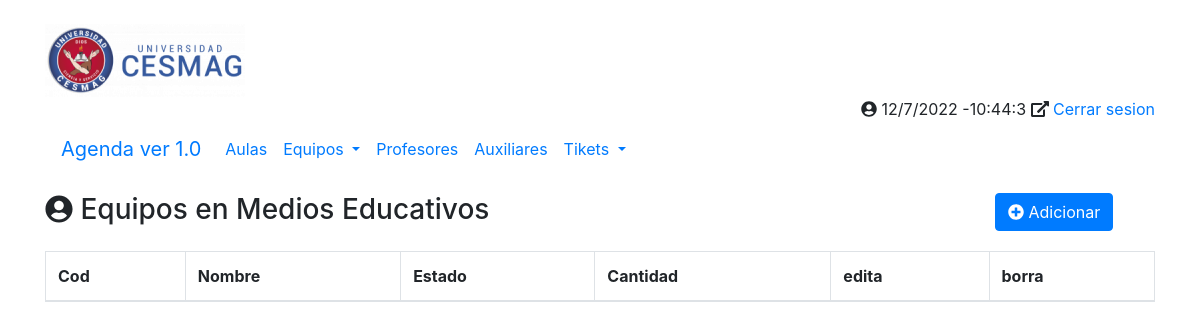
The app's page /principal.php?opcion=equipos, older data.
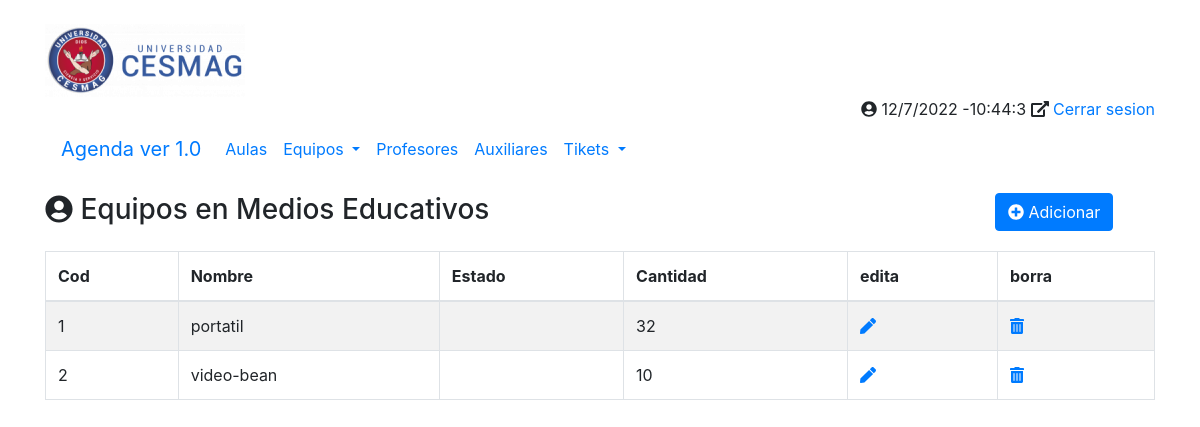
The same page, newer data.
### tables this page shows
CREATE TABLE `tbl_equipos` (
  `cod` int(100) NOT NULL,
  `nombre` varchar(100) NOT NULL,
  `nom_estado` varchar(100) NOT NULL,
  `cantidad` varchar(100) DEFAULT NULL
);

### php/equipos/equipos.php (the view, shortened to what this page needs)
<div class="row my-3">
	<div class="col-10">
		<h3><i class="fa fa-user-circle"></i> Equipos en Medios Educativos</h3>
	</div>
	<div class="col-2">
		<a href="./principal.php?opcion=equipos-nuevo&accion=ADICIONAR&codigo=0" class="btn btn-primary" title="Crear un nuevo Contacto">
			<i class="fas fa-plus-circle"></i>
			Adicionar
		</a>
	</div>
</div>
<div class="row my-3">
	<div class="col-12">
			<table id="miTabla"  class="table table-striped table-bordered table-hover">
			<thead>
					<tr>
						<th>Cod</th>
						<th>Nombre</th>
						<th>Estado</th>
						<th>Cantidad</th>
						<th>edita</th>
						<th>borra</th>
					</tr>
			</thead>
			<tbody>
						<?php
							$conexion = conectarBD();
							$sSQL = "SELECT * FROM tbl_equipos";
							$datos = $conexion->query($sSQL);
							foreach ($datos as $fila):
									?>
										<tr>
											<td><?php echo $fila['cod'];         ?></td>
											<td><?php echo $fila['nombre'];     ?></td>
											<td><?php echo $fila['id_estado'];  ?></td>
											<td><?php echo $fila['cantidad'];   ?></td>
											<?php
												echo'<td><a href="./principal.php?opcion=contactos_form&accion=EDITAR&id='.$fila	['cod'].'" title="Editar el Contacto"><i class="fas fa-pen"></i></a></td>
												<td><a href="./principal.php?opcion=contactos_form&accion=ELIMINAR&id='.$fila	['cod'].'" title="Borrar el Contacto"><i class="fas fa-trash-alt"></i></a></td>';
											?>
										</tr>
									<?php
							endforeach;
						?>
			</tbody>
		</table>
	</div>
</div>

### principal.php (shortened to what this page needs)
<?php
  $opcion = (!isset($_GET['opcion']) ) ? 'inicio' : $_GET['opcion'];
 ?>
<!DOCTYPE html>
<html lang="es">
  <head>
    <link rel="stylesheet" href="lib/bootstrap/css/bootstrap.min.css">
    <link rel="stylesheet" href="lib/datatable/css/bootstrap.css">
    <link rel="stylesheet" href="lib/datatable/css/dataTables.bootstrap4.min.css">
  </head>
  <body>
    <div class="container my-4">
        <?php include_once("inc/encabezado.inc");?>
        <?php include_once("inc/Menu_Principal.inc");?>
        <section class="cuerpo">
          <?php
          switch ($opcion) {
            case 'equipos':
              include_once("php/equipos/equipos.php");
              break;
          }
           ?>
        </section>
     </div>
  </body>
</html>

### inc/encabezado.inc (shortened to what this page needs)
<header>
    <div class="row">
        <div class="col-4">
            <img src="img/Escudo.png" alt="Logo de la Agenda" class="img-fluid">
        </div>
    </div>
    <div class="row">
        <div class="col-12 text-right">
           <span>
           <i class="fa fa-user-circle"></i>
           </span>
           <span>
           <i class="fas fa-external-link-alt"></i>
             <a href="" class="">Cerrar sesion</a>
           </span>
        </div>
    </div>
</header>

### inc/Menu_Principal.inc (shortened to what this page needs)
<nav class="navbar navbar-expand-lg nadvar-light bg-ligth">
    <a href="" class="navbar-brand">Agenda ver 1.0</a>
    <ul class="navbar-nav">
     <li class="nav-item dropdown">
        <a href="principal.php?opcion=aulas" class="nav-link"> Aulas </a>
     </li>
     <li class="nav-item dropdown">
        <a href="principal.php?opcion=equipos" class="nav-link dropdown-toggle" data-toggle="dropdown"> Equipos </a>
    </li>
      <li class="nav-item dropdown">
          <a href="principal.php?opcion=profesores" class="nav-link"> Profesores </a>
      </li>
      <li class="nav-item dropdown">
          <a href="principal.php?opcion=auxiliares" class="nav-link"> Auxiliares </a>
      </li>
      <li class="nav-item dropdown">
          <a href="principal.php?opcion=tikets" class="nav-link dropdown-toggle" data-toggle="dropdown"> Tikets </a>
      </li>
    </ul>
</nav>

Row changes from the older to the newer data that the page shows:
added tbl_equipos: cod "1", nombre "portatil", cantidad "32"
added tbl_equipos: cod "2", nombre "video-bean", cantidad "10"
